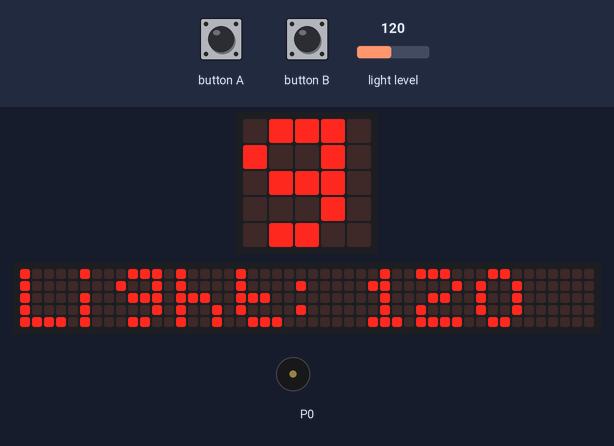
Simulated run of this program. Board: BBC micro:bit running MicroPython. On the bench: the board's 5×5 LED display, a strip that is not on the board, showing the scrolling text unrolled, buzzer (waves = sounding). The inputs (shaded band) are chosen by the test bench; at power-on: light level 120. The 48×5 strip is a reading aid, not a part: it shows the text the display is scrolling, unrolled, one strip-width of it at a time.

Above: at 1.27 s.
1.3 s: light level set to 5
3.1 s: button B pressed for 0.15 s
At 5.03 s:
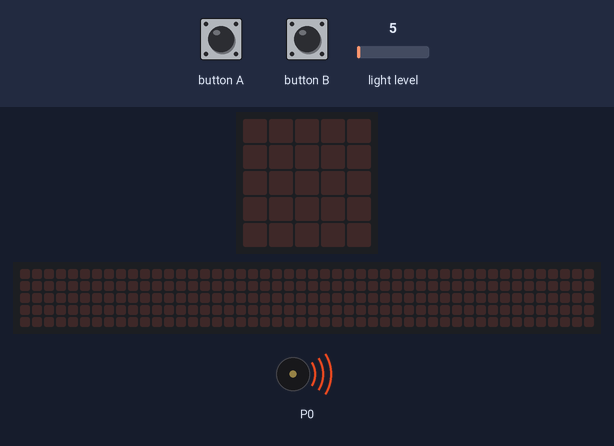
At 7.5 s:
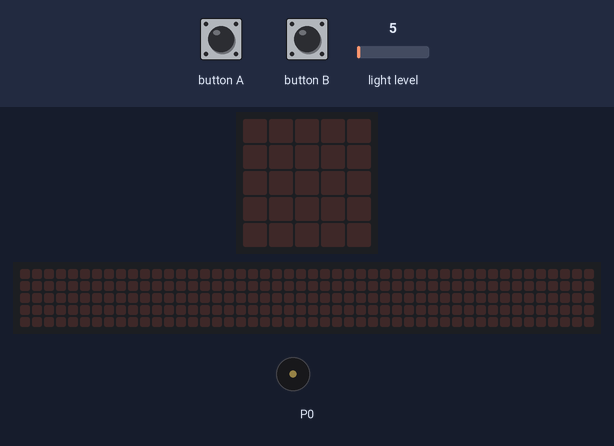
Timing chart, 0 to 9.0 s (numbered marks = the images above; inputs shaded):
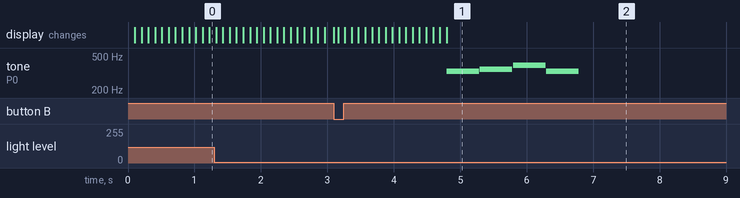

Measured:
- by itself, tone on P0: plays 330 Hz for 0.49 s, 349 Hz for 0.49 s, 392 Hz for 0.49 s, 330 Hz for 0.49 s

The program:

MicrobitAlt4-main.py
```python
from microbit import *
import music

# Define the tunes
tune_low = ["C4:4", "D4:4", "E4:4", "C4:4"]
tune_medium = ["E4:4", "F4:4", "G4:4", "E4:4"]
tune_high = ["G4:4", "A4:4", "B4:4", "G4:4"]

# Define the light level thresholds
low_threshold = 50
high_threshold = 200

playing = False

while True:
    # Read the light level
    light_level = display.read_light_level()

    # Display the light level on the LED matrix
    display.scroll("Light: " + str(light_level), delay=100)

    # Play the tune based on the light level
    if not playing:
        if light_level < low_threshold:
            music.play(tune_low)
        elif light_level < high_threshold:
            music.play(tune_medium)
        else:
            music.play(tune_high)
        playing = True

    # Check for button presses
    if button_a.was_pressed():
        # Pause or resume the music
        if playing:
            music.stop()
            playing = False
        else:
            if light_level < low_threshold:
                music.play(tune_low)
            elif light_level < high_threshold:
                music.play(tune_medium)
            else:
                music.play(tune_high)
            playing = True

    if button_b.was_pressed():
        # Stop the music and clear the display
        music.stop()
        display.clear()
        playing = False
        break

    sleep(500)
```
